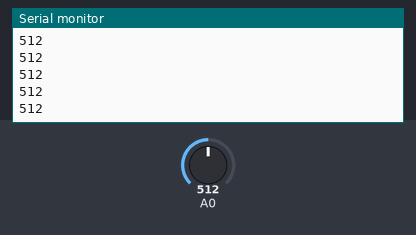
Simulated run of this sketch. Board: Arduino Zero (SAMD21). Parts: the last lines printed to the serial monitor. The inputs (shaded band) are chosen by the test bench; at power-on: A0 = 512 (analog values on the 0–1023 scale).

Above: at 1.2 s.
1.3 s: A0 set to 716
At 1.68 s:
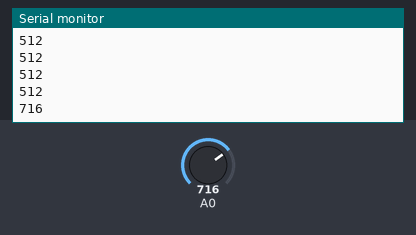
2.8 s: A0 set to 900
At 2.93 s:
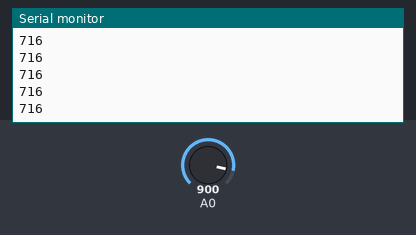
Timing chart, 0 to 5.8 s (numbered marks = the images above; inputs shaded):
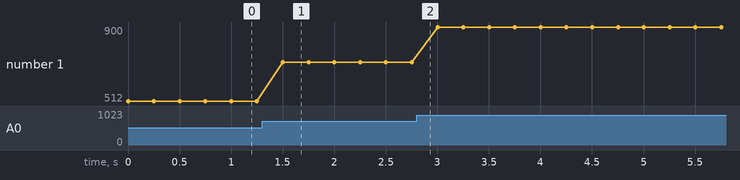

The sketch:

muxTest_static.ino
```cpp
#define MUX_SELECT_1_PIN 11  // GP11 = PIN 15
#define MUX_SELECT_2_PIN 12  // GP12 = PIN 16
#define MUX_SELECT_3_PIN 13  // GP13 = PIN 17

int muxCounter = 0; // SET THIS IN RANGE OF [0...7] TO SELECT WHICH KNOB TO READ VALUES FROM
void setup() {
  Serial.begin(9600);
  analogReadResolution(10);  // SET ANALOG READ TO 10 BITS (VALUE RANGE 0 - 1023)
  pinMode(MUX_SELECT_1_PIN, OUTPUT);
  pinMode(MUX_SELECT_2_PIN, OUTPUT);
  pinMode(MUX_SELECT_3_PIN, OUTPUT);
  digitalWrite(MUX_SELECT_1_PIN, bitRead(muxCounter, 0));
  digitalWrite(MUX_SELECT_2_PIN, bitRead(muxCounter, 1));
  digitalWrite(MUX_SELECT_3_PIN, bitRead(muxCounter, 2));
}
void loop() {
  Serial.println(analogRead(A0));
  delay(250);
}
```

Measured:
- after the input at 1.3 s, the serial monitor: prints a new line after 0.20 s (image 1)
- plotted number 1: 512 → 716 after the input at 1.3 s, 716 → 900 after the input at 2.8 s
